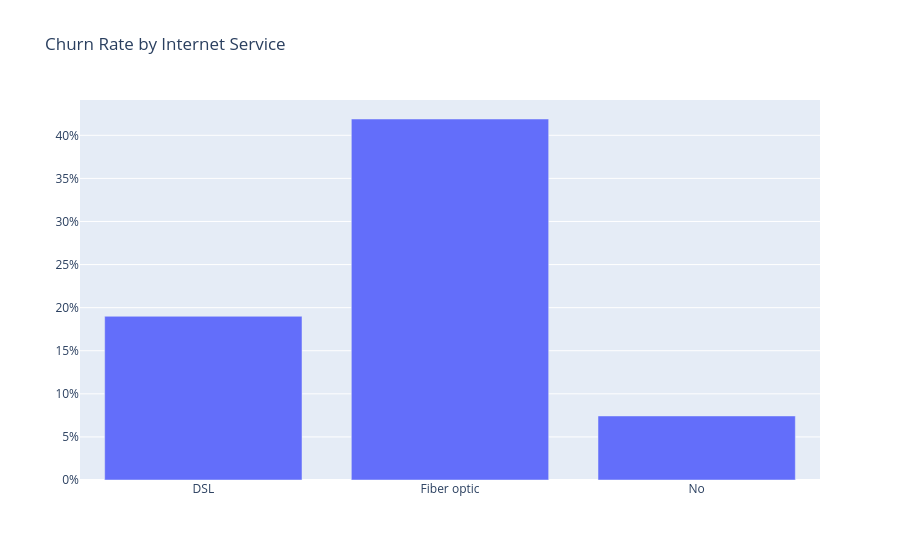

The cell this chart's notebook holds for it:
### Code cell
# Churn Rate by Internet Service
plot_by_internet = churn_dataset.groupby('InternetService')['Churn'].mean().reset_index()
plot_data = [go.Bar(x=plot_by_internet['InternetService'], y=plot_by_internet['Churn'])]
layout = go.Layout(title='Churn Rate by Internet Service', yaxis=dict(tickformat='.0%'))
po.iplot(go.Figure(data=plot_data, layout=layout))

### Figure 1 — Plotly figure (JSON) as saved in the notebook; plotly's stock layout.template omitted (floating-point values rounded to 4 significant figures)
{"data": [{"type": "bar", "x": ["DSL", "Fiber optic", "No"], "y": [0.19, 0.4189, 0.07434]}], "layout": {"title": {"text": "Churn Rate by Internet Service"}, "yaxis": {"tickformat": ".0%"}}}
